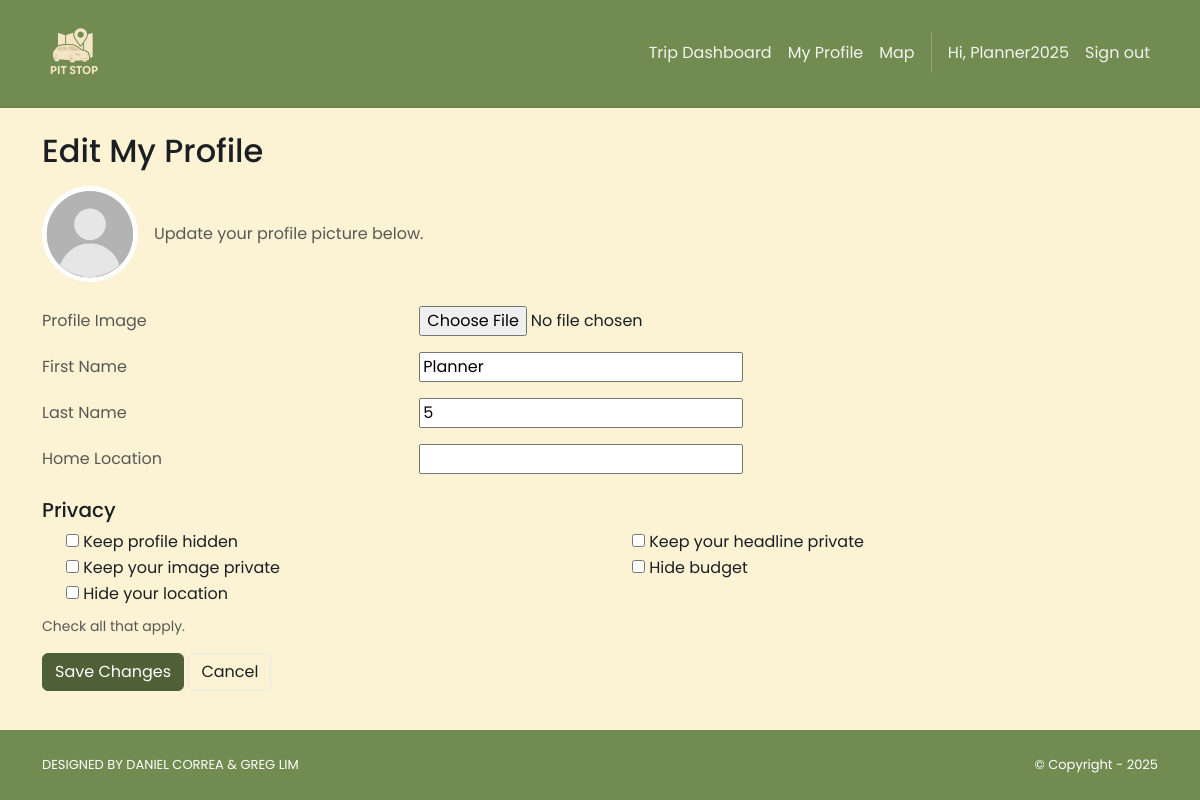
The app's page /planner/me/edit/ (signed in) with its own data.
### accounts/models.py (models this page shows)
class User(AbstractUser):
    class Roles(models.TextChoices):
        PLANNER = "PLANNER", "Planner"
        ROAD_TRIPPER = "ROAD_TRIPPER", "Road Tripper"
    role = models.CharField(
        max_length=20, choices=Roles.choices, default=Roles.ROAD_TRIPPER, db_index=True
    )
    @property
    def is_planner(self) -> bool:
        return self.role == self.Roles.PLANNER
    @property
    def is_roadTripper(self) -> bool:
        return self.role == self.Roles.ROAD_TRIPPER

### planner/models.py (models this page shows, shortened)
class Planner(models.Model):
    user = models.OneToOneField(
        settings.AUTH_USER_MODEL, on_delete=models.CASCADE, related_name="planner_profile"
    )
    firstName = models.CharField("First Name", max_length=255)
    lastName  = models.CharField("Last Name", max_length=255)
    location  = models.CharField("Home Location", max_length=255, blank=True)
    image     = models.ImageField("Profile Image", upload_to='planner_images/', null=True, blank=True)
    hide_image = models.BooleanField(default=False)
    hide_travel_headline = models.BooleanField(default=False)
    hide_travel_budget = models.BooleanField(default=False)
    hide_profile = models.BooleanField(default=False)
    hide_location = models.BooleanField(default=False)

### planner/views.py (the view)
# urls.py: path("me/edit/", views.edit_profile, name="planner.edit_profile"),
@login_required
@planner_required
def edit_profile(request):
    planner = get_object_or_404(Planner, user=request.user)
    if request.method == "POST":
        form = PlannerForm(request.POST, request.FILES, instance=planner)
        if form.is_valid():
            form.save()
            messages.success(request, "Profile updated successfully.")
            return redirect("planner.my_profile")
    else:
        form = PlannerForm(instance=planner)
    template_data = {}
    template_data['form'] = form
    template_data['planner'] = planner
    return render(request, "planner/edit.html", {"template_data": template_data})

### pitStop/context_processors.py (called while the page is built)
def static_revisions(request):
    base = Path(settings.BASE_DIR)
    logo_path = base / 'pitStop' / 'static' / 'img' / 'brand.png'
    try:
        rev_logo = str(int(os.path.getmtime(logo_path)))
    except Exception:
        rev_logo = '1'
    css_path = base / 'pitStop' / 'static' / 'css' / 'style.css'
    try:
        rev_css = str(int(os.path.getmtime(css_path)))
    except Exception:
        rev_css = '1'
    return {
        'STATIC_REV_LOGO': rev_logo,
        'STATIC_REV_CSS': rev_css,
    }

### planner/templates/planner/edit.html (shortened to what this page needs)
{% extends "pitStop/base.html" %}
{% load static %}
{% block content %}
<div class="container py-4">
  <h2 class="mb-3">Edit My Profile</h2>
  <form method="post" enctype="multipart/form-data" class="needs-validation" novalidate>
    <div class="d-flex align-items-center gap-3 mb-4">
      {% if template_data.planner.image %}
        <img src="{{ template_data.planner.image.url }}" alt="Current image"
             width="96" height="96"
             style="width:96px;height:96px;border-radius:50%;object-fit:cover;object-position:center;display:block;">
      {% else %}
        <img src="{% static 'img/default_profile.jpg' %}" alt="Default image"
             width="96" height="96"
             style="width:96px;height:96px;border-radius:50%;object-fit:cover;object-position:center;display:block;">
      {% endif %}
      <div class="text-muted">Update your profile picture below.</div>
    </div>
    <div class="row g-3">
      <div class="col-md-4 text-muted d-flex align-items-center">Profile Image</div>
      <div class="col-md-8">{{ template_data.form.image }}</div>
      <div class="col-md-4 text-muted d-flex align-items-center">First Name</div>
      <div class="col-md-8">{{ template_data.form.firstName }}</div>
      <div class="col-md-4 text-muted d-flex align-items-center">Last Name</div>
      <div class="col-md-8">{{ template_data.form.lastName }}</div>
      <div class="col-md-4 text-muted d-flex align-items-center">Home Location</div>
      <div class="col-md-8">{{ template_data.form.location }}</div>
    </div>
    <h5 class="mt-4">Privacy</h5>
    <div class="row g-3">
      <div class="col-md-6">
        <div class="form-check">{{ template_data.form.hide_profile }}
          <label class="form-check-label" for="{{ template_data.form.hide_profile.id_for_label }}">{{ template_data.form.hide_profile.label }}</label>
        </div>
        <div class="form-check">{{ template_data.form.hide_image }}
          <label class="form-check-label" for="{{ template_data.form.hide_image.id_for_label }}">{{ template_data.form.hide_image.label }}</label>
        </div>
        <div class="form-check">{{ template_data.form.hide_location }}
          <label class="form-check-label" for="{{ template_data.form.hide_location.id_for_label }}">{{ template_data.form.hide_location.label }}</label>
        </div>
      </div>
      <div class="col-md-6">
        <div class="form-check">{{ template_data.form.hide_travel_headline }}
          <label class="form-check-label" for="{{ template_data.form.hide_travel_headline.id_for_label }}">{{ template_data.form.hide_travel_headline.label }}</label>
        </div>
        <div class="form-check">{{ template_data.form.hide_travel_budget }}
          <label class="form-check-label" for="{{ template_data.form.hide_travel_budget.id_for_label }}">{{ template_data.form.hide_travel_budget.label }}</label>
        </div>
      </div>
    </div>
    <div class="form-text mt-2">Check all that apply.</div>
    <div class="mt-3">
      <button class="btn btn-dark" type="submit">Save Changes</button>
      <a href="{% url 'planner.my_profile' %}" class="btn btn-outline-secondary">Cancel</a>
    </div>
  </form>
</div>
{% endblock %}

### pitStop/templates/pitStop/base.html (shortened to what this page needs)
<!DOCTYPE html>
<html>
  {% load static %}
  <head>
    <link href="https://cdn.jsdelivr.net/npm/bootstrap@5.3.3/dist/css/bootstrap.min.css"
          rel="stylesheet">
    <link rel="stylesheet"
          href="https://cdnjs.cloudflare.com/ajax/libs/font-awesome/6.1.1/css/all.min.css">
    <link rel="stylesheet" type="text/css" href="{% static 'css/style.css' %}?v={{ STATIC_REV_CSS }}">
  </head>
  <body class="d-flex flex-column min-vh-100{% if request.resolver_match and request.resolver_match.url_name == 'home.index' %} is-home{% endif %}">
    <nav class="p-3 navbar navbar-light ms-brandbar navbar-expand-lg">
      <div class="container">
        <a class="navbar-brand" href="{% url 'home.index' %}">
          <img src="{% static 'img/brand.png' %}?v={{ STATIC_REV_LOGO }}" alt="logo" height="64" style="object-fit:contain;" />
        </a>
        <div class="collapse navbar-collapse" id="navbarNavAltMarkup">
          <div class="navbar-nav ms-auto navbar-ml align-items-lg-center">
            {% if user.is_authenticated %}
              {% if not user.is_staff %}
                <a class="nav-link" href="{% url 'trip.dashboard' %}">Trip Dashboard</a>
                {% if user.is_planner %}
                  <a class="nav-link" href="{% url 'planner.my_profile' %}">My Profile</a>
                  <a class="nav-link" href="{% url 'map' %}">Map</a>
                {% endif %}
              {% else %}
                <a class="nav-link" href="{% url 'admin:index' %}">Admin</a>
              {% endif %}
              <span class="nav-link disabled">Hi, {{ user.username }}</span>
              <a class="nav-link" href="{% url 'logout' %}">Sign out</a>
            {% else %}
              <a class="nav-link" href="{% url 'home.about' %}">About</a>
              <a class="nav-link" href="{% url 'login' %}">Log in</a>
              <a class="nav-link" href="{% url 'signup.choice' %}">Sign up</a>
            {% endif %}
          </div>
        </div>
      </div>
    </nav>
    <div class="flex-grow-1">
      {% block content %}
      {% endblock content %}
    </div>
    <section class="p-3 ms-footer-bottom">
      <div class="container d-flex justify-content-between">
        <div class="me-5 text-white">
          <span>DESIGNED BY
            <a href="https://www.x.com/danielgarax" target="_blank">DANIEL CORREA</a> &
            <a href="https://www.x.com/greglim81" target="_blank">GREG LIM</a>
          </span>
        </div>
        <div class="text-white">
          <span>© Copyright - 2025</span>
        </div>
      </div>
    </section>
  </body>
</html>

### pitStop/static/css/style.css (style rules this page uses)
:root { --bg: #fcf2d4; --bg-alt: #ebdaa2; --surface: #ffffff; --surface-2: #f6f6f0; --text: #1b1f23; --muted: #6b7280; --border: #e5e7eb; --brand-cream: #fcf2d4; --brand-sage: #718b51; --brand-ltgrn: #bcce98; --brand-beige: #ebdaa2; --brand-deep: #506036; --primary: var(--brand-sage); --primary-contrast: #ffffff; --link: var(--brand-deep); --success: var(--brand-ltgrn); --warning: var(--brand-beige); --danger: #d06a6c; --shadow: 0 6px 20px rgba(0,0,0,0.08); --radius: 10px; --radius-sm: 8px; --radius-xs: 6px; --focus: 0 0 0 0.2rem rgba(120,147,99,0.35); --transition: 180ms ease; }
html, body { background: var(--bg); color: var(--text); }
body { font-family: 'Poppins', system-ui, -apple-system, Segoe UI, Roboto, Arial, sans-serif; line-height: 1.5; text-rendering: optimizeLegibility; -webkit-font-smoothing: antialiased; -moz-osx-font-smoothing: grayscale; transition: background-color var(--transition), color var(--transition); }
a { color: var(--link); }
.navbar { backdrop-filter: saturate(160%) blur(4px); }
.navbar .nav-link { opacity: 0.9; }
.ms-brandbar { background: var(--primary) !important; border-bottom: 2px solid rgba(0,0,0,0.06); }
.ms-brandbar .nav-link, .ms-brandbar .navbar-brand, .ms-brandbar .navbar-text { color: var(--primary-contrast) !important; }
.ms-brandbar .nav-link { position: relative; transition: color 160ms ease, transform 140ms ease; }
.ms-brandbar .nav-link::after { content: ''; position: absolute; left: 0; right: 0; bottom: -4px; height: 2px; width: 0; margin: 0 auto; background: var(--primary-contrast); transition: width 180ms ease; }
.btn-outline-secondary { color: var(--text); border-color: var(--border); }
.btn-dark { background: var(--brand-deep); border-color: var(--brand-deep); color: #fff; }
.btn { transition: transform 140ms ease, box-shadow 180ms ease, filter 140ms ease; }
.ms-footer-bottom { background: var(--primary) !important; border-top: 0; }
.ms-footer-bottom span { font-size: 13px; line-height: 38px; }
.ms-footer-bottom a { color: var(--primary-contrast); text-decoration: none; }
.btn, .form-control, .form-select, .nav-link, .card { transition: all var(--transition); }

### records on screen
User: username "Planner2025"
Planner: firstName "Planner", lastName "5"

### other values on screen
{{ template_data.form.hide_profile.label }} "Keep profile hidden"
{{ template_data.form.hide_image.label }} "Keep your image private"
{{ template_data.form.hide_location.label }} "Hide your location"
{{ template_data.form.hide_travel_headline.label }} "Keep your headline private"
{{ template_data.form.hide_travel_budget.label }} "Hide budget"
